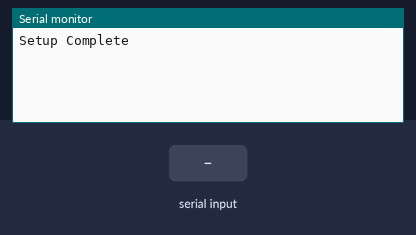
Simulated run of this sketch. Board: Arduino Uno, built with avr-gcc and run on an emulated ATmega328P. Shown: the last lines printed to the serial monitor. Inputs (shaded band) come from the test bench. No radio packets arrive unless stated.

Above: at 3.3 s.
3.4 s: "1\n" received over Serial
At 4.4 s:
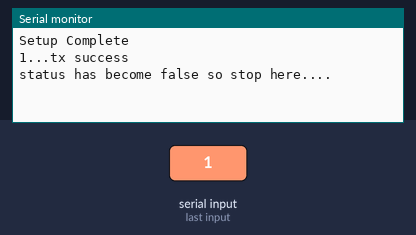
4.9 s: "0\n" received over Serial
At 5.5 s:
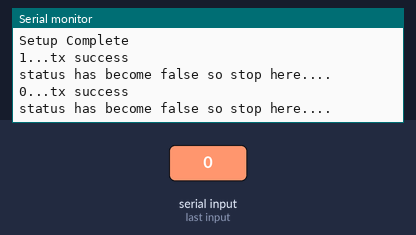
6.4 s: "2\n" received over Serial
At 7.9 s:
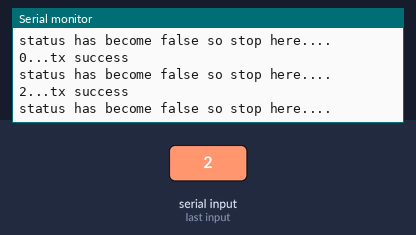

Measured:
- after the input at 3.4 s, the serial monitor: prints a new line at once (image 1)
- after the input at 4.9 s, the serial monitor: prints a new line at once (image 2)
- after the input at 6.4 s, the serial monitor: prints a new line at once (image 3)

The sketch:

tx.ino
```cpp
//NRF      ARDUINO
//1 GND    GND
//2 VCC    3.3V
//3 CE     9  out
//4 CSN    10  out
//5 SCK    13 out
//6 MOSI   11 out
//7 MISO   12 in

#include<SPI.h>
#include<nRF24L01.h>
#include<RF24.h>
#include "printf.h"

int rec[1] = {5};
float time;
bool go_to_tx_mode = false;
char input[32] = "";
int CE_PIN = 9, CSN_PIN = 10;
RF24 radio(CE_PIN, CSN_PIN);
const uint64_t pipeOut = 0xF1F2F3F4E1LL;

void setup()
{
  Serial.begin(115200);
  radio.begin();
  printf_begin();
  delay(100);
  radio.setAutoAck(true);
  radio.enableAckPayload();
  radio.enableDynamicPayloads();
  radio.stopListening();
  radio.openWritingPipe(pipeOut);
  radio.setRetries(15, 15);
  radio.setPALevel(RF24_PA_MAX);
  radio.setDataRate(RF24_2MBPS);
  radio.setChannel(110);
  radio.printDetails();
  delay(2000);
  Serial.println("Setup Complete");
}

void loop() {
  if (go_to_tx_mode) {
    if (radio.write(input, sizeof(input)))
    {
      time = micros();
      go_to_tx_mode = false;
      Serial.print( input );
      Serial.println("...tx success");
      if (radio.isAckPayloadAvailable())
      {
        radio.read(rec, sizeof(int));
        Serial.print(micros() - time);
        Serial.print(".......received ack payload is : ");
        Serial.println(rec[0]);
      }
      else
      {
        go_to_tx_mode = false; //doing this completely shuts down the transmitter if an ack payload is not received !!
        Serial.println("status has become false so stop here....");
      }
    }
  }
  if (Serial.available())
  {
    int len = Serial.readBytesUntil('\n', input, 31);
    input[len] = '\0';
    go_to_tx_mode = true;
  }
}
```
